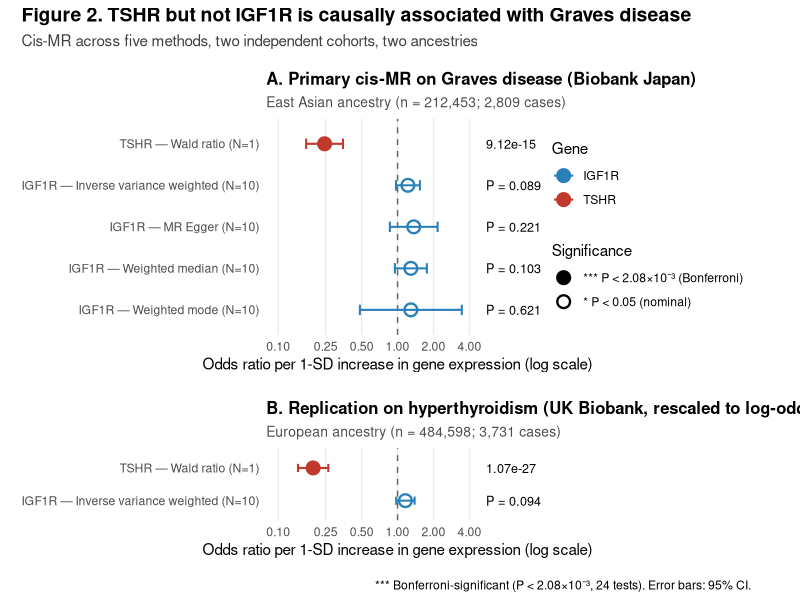
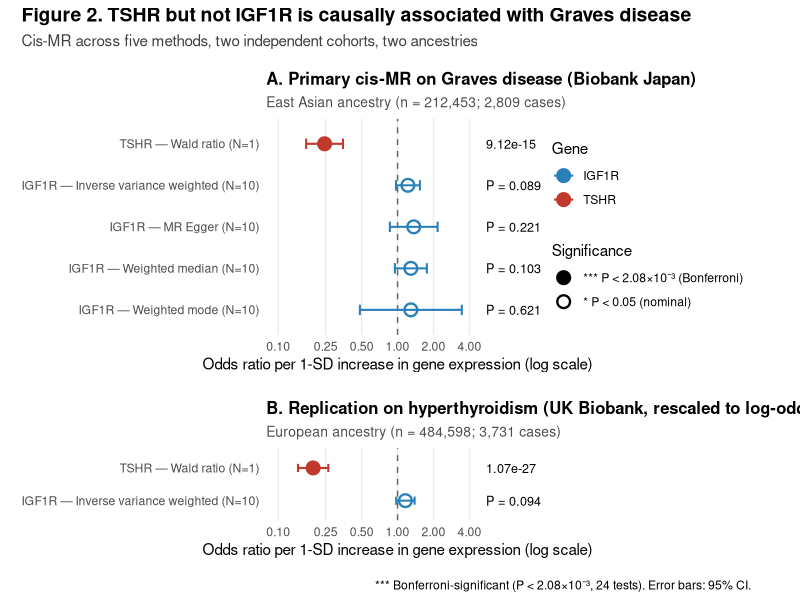
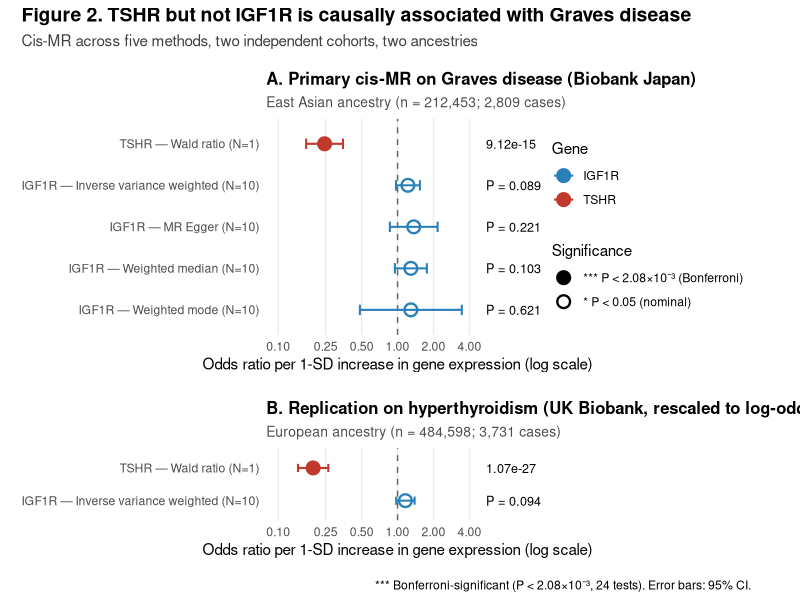

Reproduce these figures in R, in order.
# =============================================================================
# TED-TRAP — Figure 2: MR Forest Plot (Publication-Quality)
# Panel A: BBJ Primary (East Asian) | Panel B: UKB Replication (European, rescaled)
# =============================================================================

suppressPackageStartupMessages({
    library(ggplot2)
    library(dplyr)
})

# Install if needed
if (!requireNamespace("patchwork", quietly = TRUE)) {
    install.packages("patchwork", repos = "https://cloud.r-project.org")
}
library(patchwork)

if (!dir.exists("TrackA_MR/figures")) dir.create("TrackA_MR/figures", recursive = TRUE)

# =============================================================================
# Load rescaled MR results
# =============================================================================

mr <- read.csv("TrackA_MR/results/02b_mr_rescaled.csv", stringsAsFactors = FALSE)

# Focus on TSHR + IGF1R, and target methods
target_methods <- c(
    "Wald ratio", "Inverse variance weighted",
    "MR Egger", "Weighted median", "Weighted mode"
)

mr_focus <- mr[mr$gene %in% c("TSHR", "IGF1R") &
    mr$method %in% target_methods, ]

# =============================================================================
# Build BBJ Panel (Primary, log-odds native)
# =============================================================================

bbj <- mr_focus[mr_focus$outcome_role == "Primary", ]
bbj$OR <- exp(bbj$b)
bbj$OR_lo <- exp(bbj$b - 1.96 * bbj$se)
bbj$OR_hi <- exp(bbj$b + 1.96 * bbj$se)
bbj$label <- sprintf("%s — %s (N=%d)", bbj$gene, bbj$method, bbj$nsnp)

# Order: TSHR on top, then IGF1R methods
bbj$method <- factor(bbj$method, levels = target_methods)
bbj <- bbj[order(bbj$gene != "TSHR", bbj$method), ]
bbj$row_order <- seq_len(nrow(bbj))
bbj$label <- factor(bbj$label, levels = rev(bbj$label))

# Significance marker
bbj$sig_marker <- ifelse(bbj$pval < 2.08e-3, "***",
    ifelse(bbj$pval < 0.05, "*", "ns")
)

# P-value display
bbj$p_display <- ifelse(bbj$pval < 0.001,
    formatC(bbj$pval, format = "e", digits = 2),
    sprintf("P = %.3f", bbj$pval)
)

# =============================================================================
# Panel A — BBJ (Primary)
# =============================================================================

p_bbj <- ggplot(bbj, aes(x = OR, y = label, color = gene)) +
    geom_vline(xintercept = 1, linetype = "dashed", color = "grey40", linewidth = 0.5) +
    geom_errorbarh(aes(xmin = OR_lo, xmax = OR_hi), height = 0.25, linewidth = 0.7) +
    geom_point(aes(shape = sig_marker), size = 3.5, stroke = 1.2) +
    scale_shape_manual(
        values = c("***" = 19, "*" = 17, "ns" = 21),
        name = "Significance",
        labels = c(
            "*** P < 2.08×10⁻³ (Bonferroni)",
            "* P < 0.05 (nominal)",
            "Not significant"
        )
    ) +
    scale_color_manual(
        values = c("TSHR" = "#c0392b", "IGF1R" = "#2980b9"),
        name = "Gene"
    ) +
    # PATCH: x-axis expanded from [0.1, 4] → [0.1, 10]
    scale_x_log10(
        breaks = c(0.1, 0.25, 0.5, 1, 2, 4),
        limits = c(0.1, 10)
    ) +
    # PATCH: P-label position moved from x=3.2 → x=5.5 (outside widest CI)
    geom_text(aes(label = p_display, x = 5.5),
        hjust = 0, size = 3.2, color = "black",
        show.legend = FALSE
    ) +
    labs(
        title = "A. Primary cis-MR on Graves disease (Biobank Japan)",
        subtitle = "East Asian ancestry (n = 212,453; 2,809 cases)",
        x = "Odds ratio per 1-SD increase in gene expression (log scale)",
        y = NULL
    ) +
    theme_minimal(base_size = 11) +
    theme(
        plot.title = element_text(face = "bold", size = 12),
        plot.subtitle = element_text(color = "grey30", size = 10),
        panel.grid.minor = element_blank(),
        panel.grid.major.y = element_blank(),
        legend.position = "right",
        plot.margin = margin(10, 30, 10, 10) # PATCH: right margin reduced (70 → 30)
    ) +
    coord_cartesian(clip = "off")

# =============================================================================
# Panel B — UKB (Replication, rescaled)
# =============================================================================

ukb <- mr_focus[mr_focus$outcome_role == "Replication" &
    mr_focus$method %in% c("Wald ratio", "Inverse variance weighted"), ]
ukb$OR <- exp(ukb$b_rescaled)
ukb$OR_lo <- exp(ukb$b_rescaled - 1.96 * ukb$se_rescaled)
ukb$OR_hi <- exp(ukb$b_rescaled + 1.96 * ukb$se_rescaled)
ukb$label <- sprintf("%s — %s (N=%d)", ukb$gene, ukb$method, ukb$nsnp)
ukb <- ukb[order(ukb$gene != "TSHR"), ]
ukb$label <- factor(ukb$label, levels = rev(ukb$label))
ukb$sig_marker <- ifelse(ukb$pval < 2.08e-3, "***",
    ifelse(ukb$pval < 0.05, "*", "ns")
)
ukb$p_display <- ifelse(ukb$pval < 0.001,
    formatC(ukb$pval, format = "e", digits = 2),
    sprintf("P = %.3f", ukb$pval)
)

p_ukb <- ggplot(ukb, aes(x = OR, y = label, color = gene)) +
    geom_vline(xintercept = 1, linetype = "dashed", color = "grey40", linewidth = 0.5) +
    geom_errorbarh(aes(xmin = OR_lo, xmax = OR_hi), height = 0.25, linewidth = 0.7) +
    geom_point(aes(shape = sig_marker), size = 3.5, stroke = 1.2) +
    scale_shape_manual(values = c("***" = 19, "*" = 17, "ns" = 21), guide = "none") +
    scale_color_manual(values = c("TSHR" = "#c0392b", "IGF1R" = "#2980b9"), guide = "none") +
    # PATCH: same x-axis expansion
    scale_x_log10(
        breaks = c(0.1, 0.25, 0.5, 1, 2, 4),
        limits = c(0.1, 10)
    ) +
    # PATCH: same P-label repositioning
    geom_text(aes(label = p_display, x = 5.5),
        hjust = 0, size = 3.2, color = "black"
    ) +
    labs(
        title = "B. Replication on hyperthyroidism (UK Biobank, rescaled to log-odds)",
        subtitle = "European ancestry (n = 484,598; 3,731 cases)",
        x = "Odds ratio per 1-SD increase in gene expression (log scale)",
        y = NULL
    ) +
    theme_minimal(base_size = 11) +
    theme(
        plot.title = element_text(face = "bold", size = 12),
        plot.subtitle = element_text(color = "grey30", size = 10),
        panel.grid.minor = element_blank(),
        panel.grid.major.y = element_blank(),
        plot.margin = margin(10, 30, 10, 10) # PATCH: consistent
    ) +
    coord_cartesian(clip = "off")

# =============================================================================
# Combine with patchwork
# =============================================================================

fig2 <- (p_bbj / p_ukb) +
    plot_layout(heights = c(6, 2)) +
    plot_annotation(
        title = "Figure 2. TSHR but not IGF1R is causally associated with Graves disease",
        subtitle = "Cis-MR across five methods, two independent cohorts, two ancestries",
        caption = "*** Bonferroni-significant (P < 2.08×10⁻³, 24 tests). Error bars: 95% CI.",
        theme = theme(
            plot.title = element_text(face = "bold", size = 14),
            plot.subtitle = element_text(color = "grey25", size = 11)
        )
    )

# Save at publication resolution
ggsave("TrackA_MR/figures/Figure2_MR_forest.pdf", fig2,
    width = 11, height = 7, device = grDevices::cairo_pdf
)
ggsave("TrackA_MR/figures/Figure2_MR_forest.png", fig2,
    width = 11, height = 7, dpi = 600
)
ggsave("TrackA_MR/figures/Figure2_MR_forest.tiff", fig2,
    width = 11, height = 7, dpi = 600, compression = "lzw"
)

cat("✅ Figure 2 PATCHED and re-saved\n")
